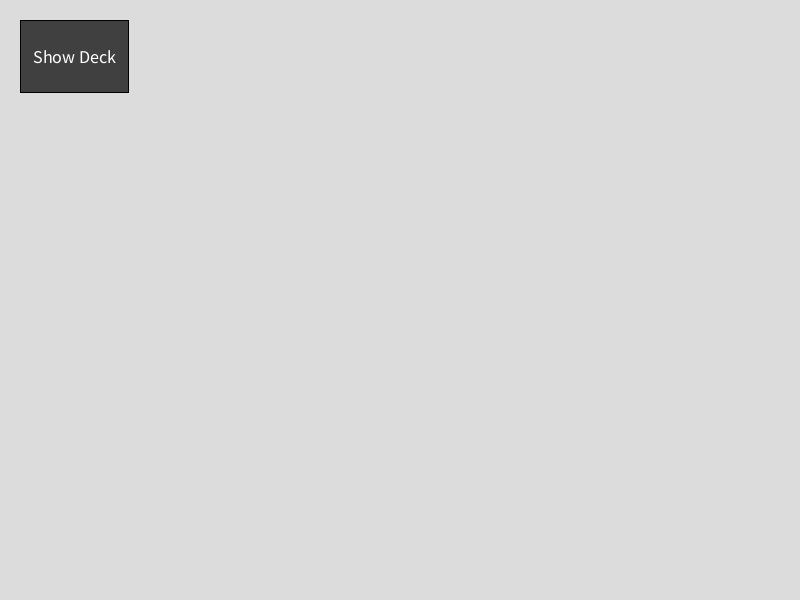
Frame 1 (no input)
Frame 60 (the mouse pressed at the canvas centre just before this capture): identical to frame 1, image omitted
Frame 120 (the mouse held since frame 60 and released just before this capture): identical to frame 1, image omitted

The Processing sketch that drew this single still picture (run headless with seeded random() and noise(); from frame 60 on, the mouse is pressed at the canvas centre):

// Processing sketch: UnoCardDeck
// ── UnoCardDeck.pde
Deck deck;
Button showDeckBtn;
Hand player1Hand;

public void setup() {
  size(800,600);
  textAlign(CENTER, CENTER);
  deck = new Deck();
  showDeckBtn = new Button(new PVector(20,20),"Show Deck");
}

public void draw() { //<>//
  background(220);
  showDeckBtn.show(); //<>//
  if (showDeckBtn.isOn) {
    deck.show(); 
  }
}

public void mousePressed() {
  showDeckBtn.isClicked();
}

// ── Button.pde
public class Button {
  public PVector pos, size;
  public final int SCALE = 36;
  public String label;
  public boolean isOn;
  
  public Button(PVector pos, String label) {
    this.pos = pos;
    this.label = label;
    this.size = new PVector(3,2)
      .mult(SCALE);
    this.isOn = false;  
    
  }
  
  public void show() { //<>//
    fill(isOn ? 255 : 64);
    rect(pos.x, pos.y, size.x, size.y);
    fill(!isOn ? 255 : 64);
    textSize(SCALE * 0.5);
    text(label,pos.x + size.x / 2, pos.y + size.y / 2);
  }
  
  public boolean isClicked() {
    boolean isClicked = mouseX > pos.x
      && mouseX < pos.x + size.x
      && mouseY > pos.y
      && mouseY < pos.y + size.y;
    isOn = isClicked ? !isOn : isOn;
    return isClicked;
    }
  }

// ── Card.pde
public class Card {
  public final int WIDTH = 50, HEIGHT = 100;
  public color c;
  public int num, attack;
  
  public Card(color c, int num) {
    this.c = c;
    this.num = num;
    this.attack = (int) random(10);
  }
  
  public void draw(int x, int y) {
    fill(c);
    rect(x, y, WIDTH, HEIGHT);
    fill(255);
    circle(x,y,WIDTH / 2);
    text(num,x + WIDTH / 2, y + HEIGHT / 2);
  }
}

// ── Deck.pde
public class Deck {
  public Card[] cards = new Card[40];
  
  public Deck() {
    spawnCards();
  }
  
  public void show() {
    System.out.println("hello");
  }
  
  public void deal(Hand hand) {
    
  }
  
  private int biggestAttack() {
    
    return cards[0].attack; 
  }
  
  private void spawnCards() {
    color[] colors = {
      #FF0000,
      #00FF00,
      #0000FF,
      #FFFF00
    };
    int cardInd = 0;
    for (int i = 0; i < colors.length; i++) {
      for (int n = 0; n < 10; n++) {
        cards[cardInd] = new Card(colors[i],n);
        cardInd++;
      }
    }
  }
}

// ── Hand.pde
public class Hand {
  public Card[] cards = new Card[7];
  
  public Hand(Card[] cards) {
    this.cards = cards;
  }
  
  public void show() {
    
  }
  
  public void place() {
    
  }
  
  public Card biggestAttack() {
    
    return cards[0];
  }
  
  public Card bestCard(color c, int num) {
    
    return cards[0];
  }
  
  
}
